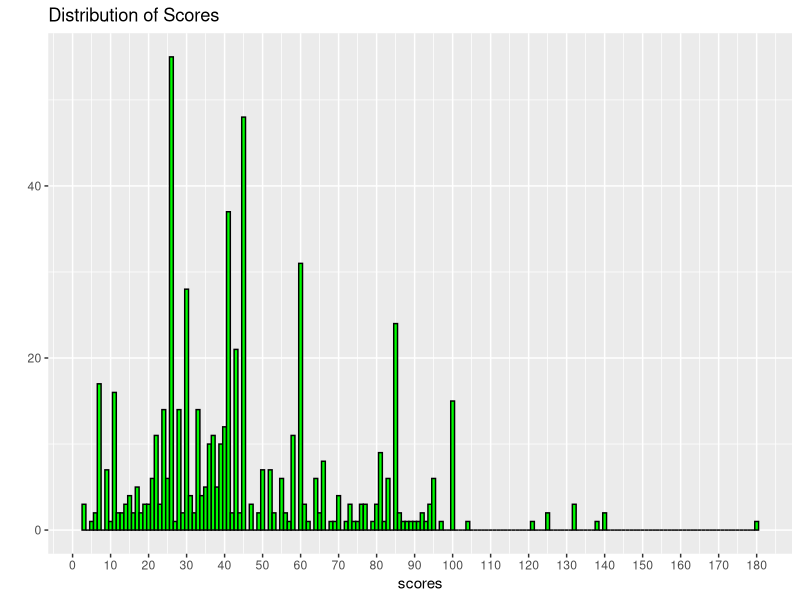
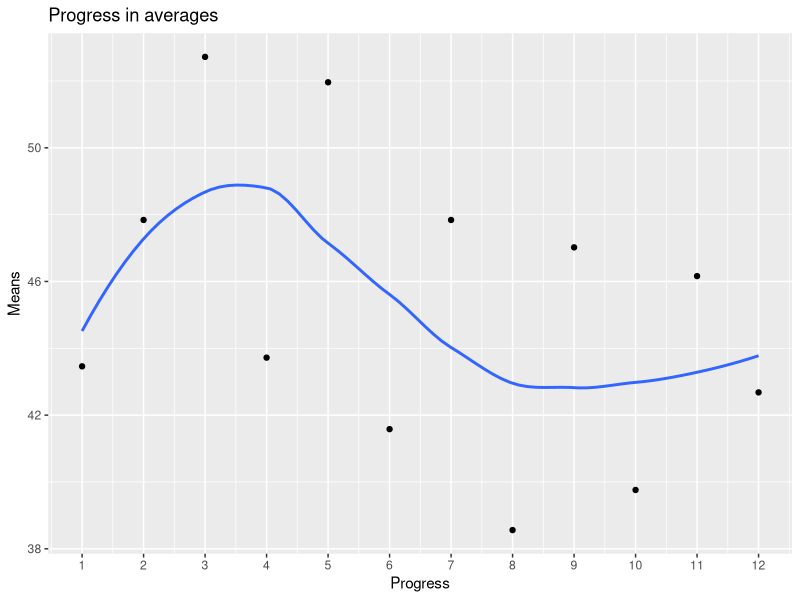
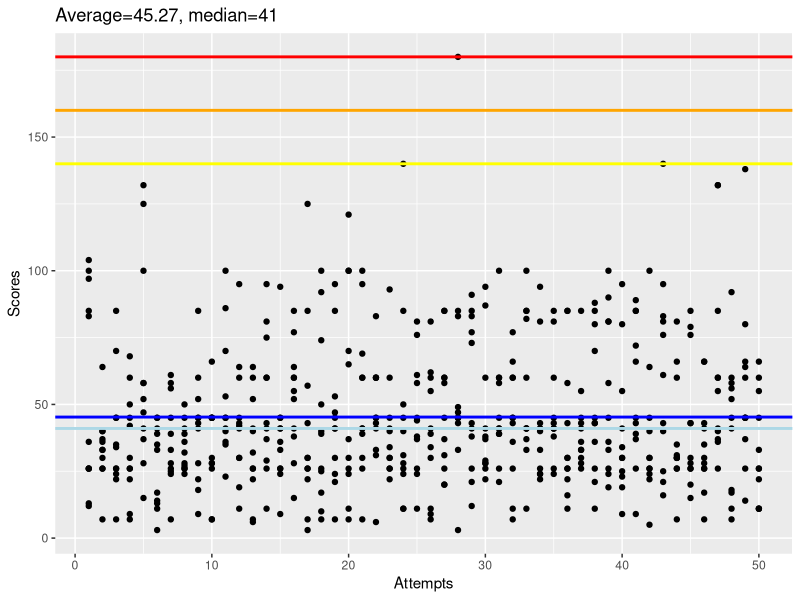

These figures' R source, in order:
library(ggplot2)
#Scores1 28NOV16
scores1 <- c(26,33,85,60,41,35,7,26,52,45,53,45,26,43,41,55,30,40,41,121,39,43,30,40,44,60,26,3,12,26,41,45,11,81,41,85,45,43,100,34,72,30,43,66,26,28,36,41,66,11)
#Scores2 16JAN17
scores2 <- c(41,30,33,25,100,23,40,9,50,100,43,45,60,49,85,83,58,17,45,65,50,30,24,52,86,58,28,41,52,100,45,30,45,73,73,25,100,14,50,26,85,45,26,44,21,15,39,45,43,26)
#Scores3 23JAN17
scores3 <- c(85,40,70,9,58,45,26,45,85,7,23,30,22,41,45,28,26,100,95,100,41,45,26,26,81,30,31,180,85,41,60,66,100,26,81,16,33,70,24,30,45,45,140,81,30,41,60,17,60,45)
#Scores4 01FEB17
scores4 <- c(97,36,26,30,28,11,39,26,22,45,86,30,41,37,9,85,85,39,53,70,95,33,26,11,26,34,20,49,41,94,45,60,41,22,60,30,43,45,36,95,39,26,95,7,28,66,26,7,80,11)
#Scores5 06FEB17
scores5 <- c(100,37,45,68,132,41,58,32,41,28,36,95,60,60,36,38,7,92,21,100,26,83,60,28,45,55,45,47,77,60,100,7,85,41,45,43,36,26,19,25,66,64,76,26,76,26,55,58,45,26)
#Scores6 15FEB17
scores6 <- c(36,30,22,22,100,13,24,28,28,45,100,11,32,26,26,64,26,50,30,11,100,6,45,31,11,41,60,85,43,22,26,77,41,40,41,30,26,21,81,55,85,24,21,30,85,26,60,18,64,60)
#Scores7 20FEB17
scores7 <- c(26,64,35,26,47,45,28,24,60,30,40,60,7,60,41,15,30,7,85,65,69,45,34,140,38,81,37,33,73,38,58,60,41,33,41,85,41,80,81,30,85,100,61,30,43,30,40,11,37,22)
#Scores8 22FEB17
scores8 <- c(83,33,34,26,52,3,56,36,43,26,70,64,6,81,33,52,3,25,24,30,7,60,40,11,76,11,60,45,91,28,21,26,82,24,85,11,30,11,33,80,43,26,40,26,20,43,37,56,14,11)
#Scores9 28FEB17
scores9 <- c(13,26,45,7,37,17,25,27,45,45,41,19,26,95,45,60,22,26,7,37,30,60,41,85,58,9,85,45,26,87,39,45,60,24,26,58,85,85,90,23,9,40,81,60,15,35,132,60,138,55)
#Scores10 05MAR17
scores10 <- c(12,7,24,45,125,33,61,50,9,66,45,42,64,11,26,41,57,74,47,24,41,41,30,50,24,62,20,83,21,28,39,11,37,94,24,26,28,36,26,9,26,22,83,30,79,17,41,45,26,26)
#Scores11 06MAR17
scores11 <- c(104,26,26,50,15,14,33,39,18,7,35,43,40,29,94,60,125,10,45,7,60,60,22,45,37,39,85,43,38,37,41,43,33,41,38,26,33,88,58,19,89,30,25,31,26,66,132,92,45,66)
#Scores12 06MAR17
scores12 <- c(26,40,7,42,58,39,45,41,45,28,45,41,52,75,24,77,43,17,41,26,60,31,93,24,61,7,58,45,83,29,60,36,85,43,43,22,55,43,45,41,37,5,16,35,43,7,85,52,45,33)

ScoreTable <- data.frame(1:50,scores1,scores2,scores3,scores4,scores5,scores6,scores7,
                         scores8,scores9,scores10,scores11,scores12)
colnames(ScoreTable)[1] <- 'Attempts'

scores <- NULL
for(i in 2:length(ScoreTable[1,])){scores <- append(scores,ScoreTable[,i],length(scores))}

listofmeans <- NULL
for(i in 1:length(ScoreTable[1,])-1){listofmeans[i] <- mean(ScoreTable[,i+1])}

qplot(x=scores,binwidth=1,fill=I('green'),col=I('black'),main = 'Distribution of Scores')+
  scale_x_continuous(breaks=seq(0,180,10))


qplot(x=seq_along(listofmeans),y=listofmeans,geom=c('point','smooth'),
      se=F,xlab='Progress',ylab='Means',main = 'Progress in averages')+
  scale_x_continuous(breaks=seq(0,length(listofmeans),1))

gg <- ggplot(ScoreTable,aes(Attempts))
gg <- gg + ggtitle(paste('Average=',round(mean(scores),2),', median=',median(scores),sep=''))
gg <- gg + geom_point(aes(y=ScoreTable[,2]))
for(i in 3:(length(scores)/50)+1){gg <- gg + geom_point(y=ScoreTable[,i])}
gg <- gg + geom_hline(color='blue',yintercept=mean(scores),size=1)
gg <- gg + geom_hline(color='lightblue',yintercept=median(scores),size=1)
gg <- gg + geom_hline(color='yellow',yintercept=140,size=1)
gg <- gg + geom_hline(color='orange',yintercept=160,size=1)
gg <- gg + geom_hline(color='red',yintercept=180,size=1)
gg <- gg + labs(y='Scores')
gg
